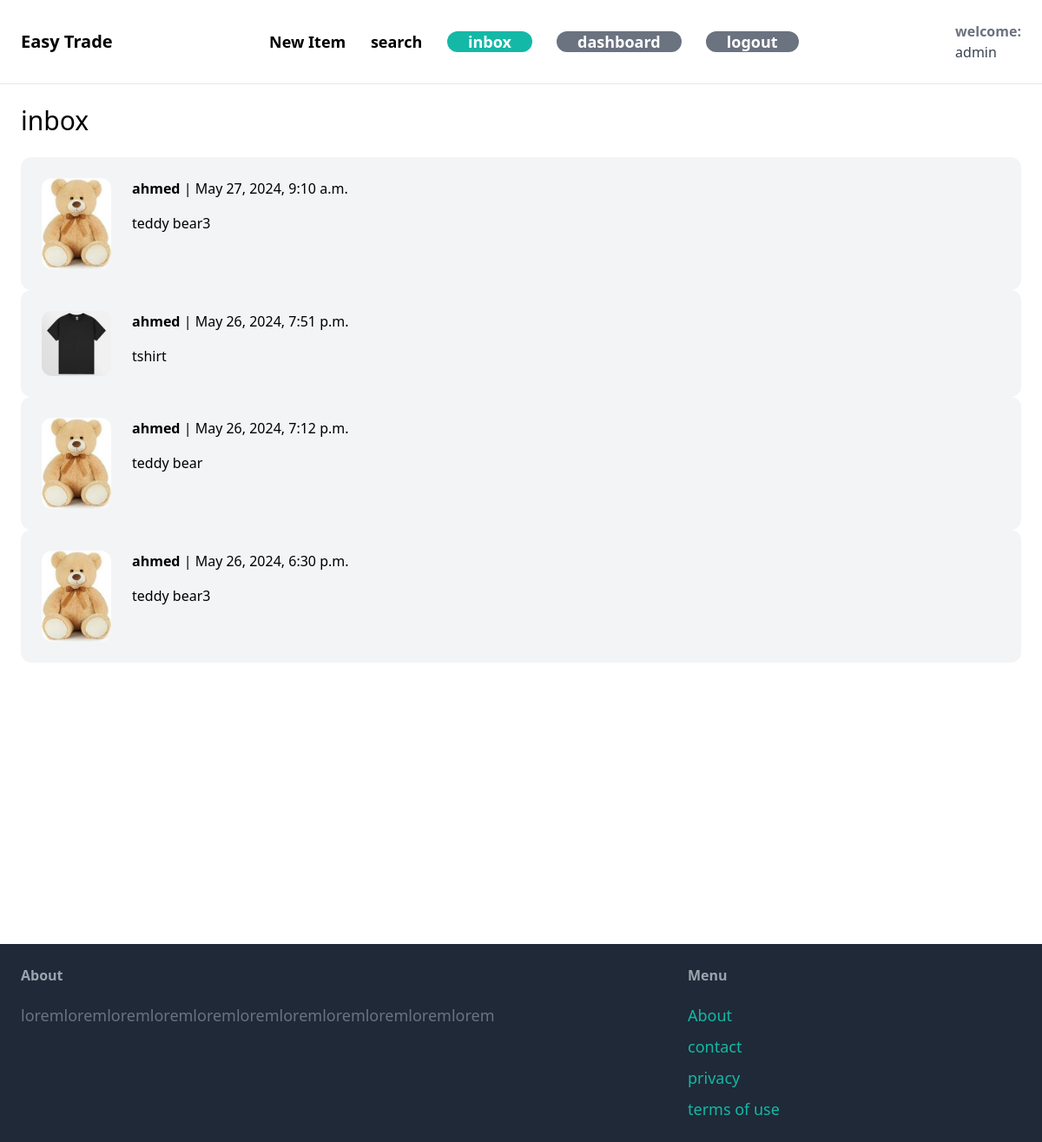
The page /inbox/ (signed in) on the database its author committed.
### conversation/models.py (models this page shows)
class Conversation(models.Model):
    item= models.ForeignKey(Item, related_name='conversations',on_delete=models.CASCADE)
    members = models.ManyToManyField(User, related_name='conversations')
    created_at= models.DateTimeField(auto_now_add=True)
    modified_at= models.DateTimeField(auto_now=True)
    class Meta:
        ordering = ('-modified_at',)

### item/models.py (models this page shows, shortened)
class Item(models.Model):
    category=models.ForeignKey(Category, related_name='items',on_delete=models.CASCADE)
    name = models.CharField(max_length=255)
    description = models.TextField(blank=True,null=True)
    price= models.FloatField()
    image = models.ImageField(upload_to='item_images',blank=True,null=True)
    is_sold=models.BooleanField(default=False)
    created_by = models.ForeignKey(User,related_name='items',on_delete=models.CASCADE)
    created_at = models.DateTimeField(auto_now_add=True)

### conversation/views.py (the view)
# urls.py: path('',views.inbox,name='inbox'),
@login_required
def inbox(request):
    conversations = Conversation.objects.filter(members__in=[request.user.id])
    context={'conversations': conversations}
    return render(request, 'conversation/inbox.html', context)

### conversation/templates/conversation/inbox.html (shortened to what this page needs)
 {% extends "core/base.html" %}
 {% block content%}
 <h1 class ="mb-6 text-3xl">inbox</h1>
<div class=" space-y-6">
    {% for conversation in conversations %}
    <a href="{% url 'conversation:detail' conversation.id %}"  >
        <div class="p-6 flex bg-gray-100 rounded-xl">
            <div class="pr-6">
                <img src="{{conversation.item.image.url}}" class="w-20 rounded-xl">
            </div>
            <div>
                {% for member in  conversation.members.all%}
                {% if member != request.user%}
                <p class="mb-4"> <strong>{{member.username}}</strong> | {{conversation.modified_at}}</p>
                <p>{{conversation.item.name}}</p>
                {%endif%}
                {%endfor%}
                 </div>
        </div>
    </a>
    {%endfor%}
</div>
 {%endblock%}

### core/templates/core/base.html (shortened to what this page needs)
<!DOCTYPE html>
<html lang="en">
<head>
    <script src="https://cdn.tailwindcss.com"></script>
    <nav class="py-6 px-6 flex justify-between items-center border-b border-grey-200 ">
        <a href="/" class="text-xl font-semibold ">Easy Trade</a>
        <div class="space-x-6">
            <a href="{% url 'item:new'%}" class="text-lg font-semibold hover:text-gray-500"> New Item </a>
            <a href="{% url 'item:items'%}" class="text-lg font-semibold hover:text-gray-500"> search </a>
            {%if request.user.is_authenticated%}
            <a href="{% url 'conversation:inbox' %}" class="px-6 py-3- text-lg font-semibold bg-teal-500 text-white rounded-xl hover:bg-teal-700">inbox</a>
            <a href="{% url 'dashboard:index'%}" class="px-6 py-3- text-lg font-semibold bg-gray-500 text-white rounded-xl hover:bg-gray-700">dashboard</a>
            <a href="{% url 'dashboard:logout'%}" class="px-6 py-3- text-lg font-semibold bg-gray-500 text-white rounded-xl hover:bg-gray-700">logout</a>
            {%else%}
            <a href="{% url 'core:signup'%}" class="px-6 py-3- text-lg font-semibold bg-teal-500 text-white rounded-xl hover:bg-teal-700">Sign up</a>
            <a href="{% url 'core:login'%}" class="px-6 py-3- text-lg font-semibold bg-gray-500 text-white rounded-xl hover:bg-gray-700">Log in</a>
            {%endif%}
        </div>
        {% if request.user.is_authenticated%}
        <div class="space-x-6">
            <p class="text-gray-700">
                <strong class="text-gray-500">welcome: </strong><br>{{request.user}}</p>
            </div>
            {%endif%}
    </nav>
</head>
<body>
   <div class="px-6 py-6">
    {%block content%}
    {% endblock %}
   </div>
   <div style="min-height:300px"></div>
   <footer class="py-6 px-6 flex justify-between bg-gray-800">
    <div class="w-2/3 pr-10">
        <h3 class="mb-5 font-semibold text-gray-400">About</h3>
        <p class="text-lg text-gray-500 "> loremloremloremloremloremloremloremloremloremloremlorem </p>
    </div>
    <div class="w-1/3">
        <h3 class="mb-5 font-semibold text-gray-400">Menu</h3>
        <ul class="space-y-2">
            <li><a href="" class="text-lg text-teal-500 hover:text-teal-700">About</a></li>
            <li><a href="{% url 'core:contact' %}" class="text-lg text-teal-500 hover:text-teal-700">contact</a></li>
            <li><a href="" class="text-lg text-teal-500 hover:text-teal-700">privacy</a></li>
            <li><a href="" class="text-lg text-teal-500 hover:text-teal-700">terms of use</a></li>
        </ul>
    </div>
</footer>
</body>
</html>

### rows shown on the page
Conversation: item.image (picture), modified_at "May 27, 2024, 9:10 a.m.", item.name "teddy bear3"
Conversation: item.image (picture), modified_at "May 26, 2024, 7:51 p.m.", item.name "tshirt"
Conversation: item.image (picture), modified_at "May 26, 2024, 7:12 p.m.", item.name "teddy bear"
Conversation: item.image (picture), modified_at "May 26, 2024, 6:30 p.m.", item.name "teddy bear3"

### other values the page prints
{{ request.user }} "admin"
{{ member.username }} "ahmed"
